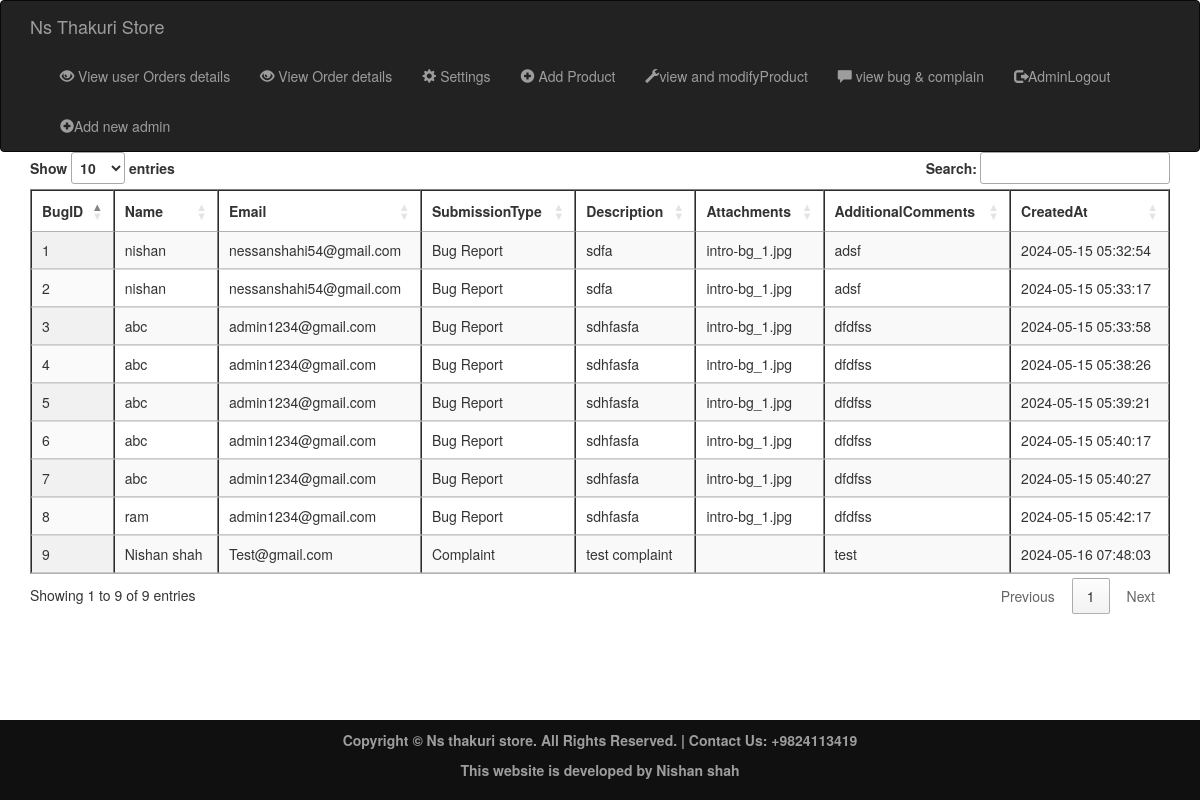
The app's page /adminPannel/bug_complain.php (signed in) with its own data.
### tables this page shows
CREATE TABLE `bug` (
  `BugID` int(11) NOT NULL,
  `Name` varchar(255) NOT NULL,
  `Email` varchar(255) NOT NULL,
  `SubmissionType` varchar(20) NOT NULL,
  `Description` text NOT NULL,
  `Attachments` varchar(255) DEFAULT NULL,
  `AdditionalComments` text DEFAULT NULL,
  `CreatedAt` timestamp NOT NULL DEFAULT current_timestamp()
);

### adminPannel/bug_complain.php (the view, shortened to what this page needs)
<?php
require '../connection/connection.php';
?>
<!DOCTYPE html>
<html>
<head>
        <link rel="stylesheet" href="../bootstrap/css/bootstrap.min.css" type="text/css">
          <link rel="stylesheet" type="text/css" href="https://cdn.datatables.net/1.11.5/css/jquery.dataTables.css">
        <link rel="stylesheet" href="../css/style.css" type="text/css">
        </head>
    <body>
        <?php require ('./header.php'); ?>
        <div class="container">
            <center>
                <?php
                        $sql = "SELECT * FROM `bug`";
                           $result = $con->query($sql);
                        ?>
                    <?php
                    echo "<table  id='myTable' class='display' border='1'>";
                    echo " <thead><tr>";
                    while ($field = $result->fetch_field())
                    {
                        echo "<th>{$field->name}</th>";
                    }
                    echo "</tr> </thead> <tbody>";
                    while ($row = $result->fetch_assoc())
                     {
                        echo "<tr>";
                        foreach ($row as $value) {
                            echo "<td>$value</td>";
                        }
                        echo "</tr>";
                    }
                    echo "</tbody>
                          </table>";
                    ?>
                </center>
            </div>
    </body>
    <?php require ('../footer/footer.php')  ?>
</html>

### css/style.css (style rules this page uses)
html { min-height:100%; position:relative; }

### adminPannel/bug_complain.php (style rules this page uses)
table { border-collapse: collapse; width: 100%; }
th, td { text-align: left; padding: 8px; }
tr:nth-child(even) { background-color: #D6EEEE; }

### records on screen
bug: BugID "1", Name "nishan", Email "nessanshahi54@gmail.com", SubmissionType "Bug Report", Description "sdfa", Attachments "intro-bg_1.jpg", AdditionalComments "adsf", CreatedAt "2024-05-15 05:32:54"
bug: BugID "2", Name "nishan", Email "nessanshahi54@gmail.com", SubmissionType "Bug Report", Description "sdfa", Attachments "intro-bg_1.jpg", AdditionalComments "adsf", CreatedAt "2024-05-15 05:33:17"
bug: BugID "3", Name "abc", Email "admin1234@gmail.com", SubmissionType "Bug Report", Description "sdhfasfa", Attachments "intro-bg_1.jpg", AdditionalComments "dfdfss", CreatedAt "2024-05-15 05:33:58"
bug: BugID "4", Name "abc", Email "admin1234@gmail.com", SubmissionType "Bug Report", Description "sdhfasfa", Attachments "intro-bg_1.jpg", AdditionalComments "dfdfss", CreatedAt "2024-05-15 05:38:26"
bug: BugID "5", Name "abc", Email "admin1234@gmail.com", SubmissionType "Bug Report", Description "sdhfasfa", Attachments "intro-bg_1.jpg", AdditionalComments "dfdfss", CreatedAt "2024-05-15 05:39:21"
bug: BugID "6", Name "abc", Email "admin1234@gmail.com", SubmissionType "Bug Report", Description "sdhfasfa", Attachments "intro-bg_1.jpg", AdditionalComments "dfdfss", CreatedAt "2024-05-15 05:40:17"
bug: BugID "7", Name "abc", Email "admin1234@gmail.com", SubmissionType "Bug Report", Description "sdhfasfa", Attachments "intro-bg_1.jpg", AdditionalComments "dfdfss", CreatedAt "2024-05-15 05:40:27"
bug: BugID "8", Name "ram", Email "admin1234@gmail.com", SubmissionType "Bug Report", Description "sdhfasfa", Attachments "intro-bg_1.jpg", AdditionalComments "dfdfss", CreatedAt "2024-05-15 05:42:17"
bug: BugID "9", Name "Nishan shah", Email "Test@gmail.com", SubmissionType "Complaint", Description "test complaint", AdditionalComments "test", CreatedAt "2024-05-16 07:48:03"

### other values on screen
$field->name "BugID"
$field->name "Name"
$field->name "Email"
$field->name "SubmissionType"
$field->name "Description"
$field->name "Attachments"
$field->name "AdditionalComments"
$field->name "CreatedAt"
